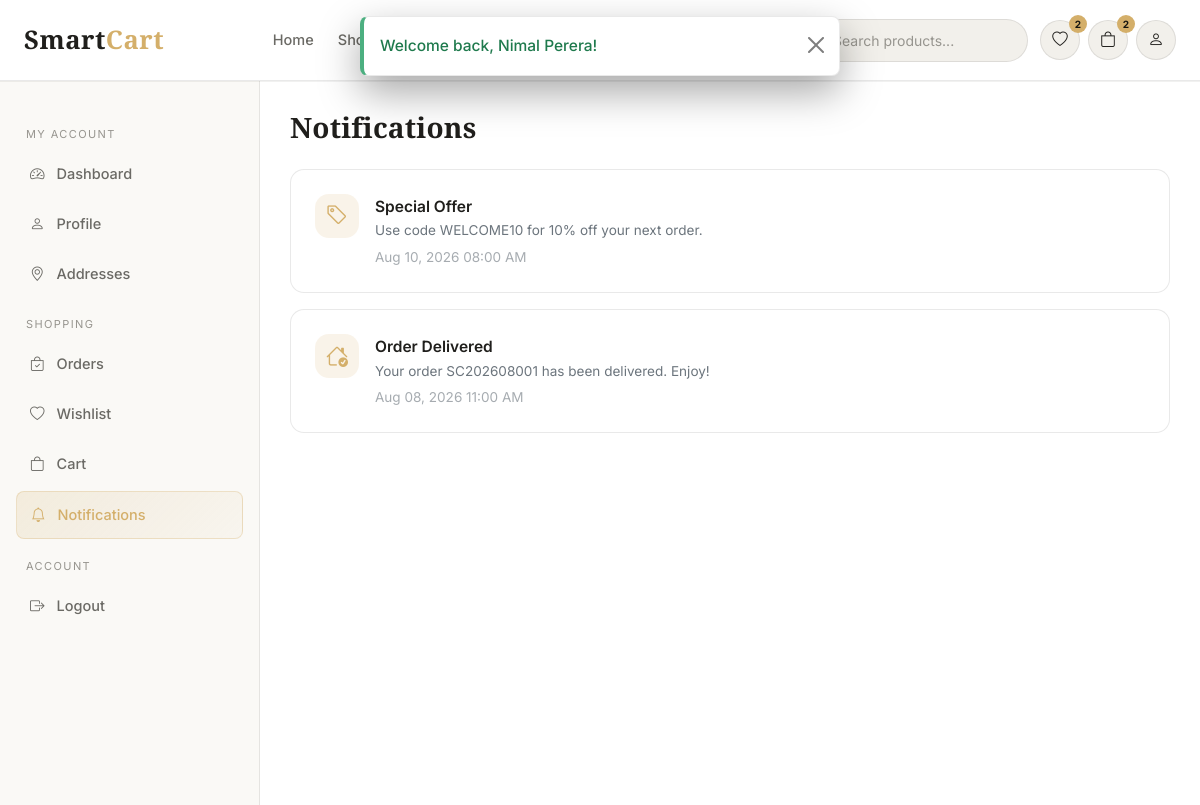
Page /customer/notifications.php (signed in) on the committed database.
### tables this page shows
CREATE TABLE notifications (
    notification_id INT AUTO_INCREMENT PRIMARY KEY,
    user_id INT DEFAULT NULL,
    audience ENUM('customer','admin','staff','all') NOT NULL DEFAULT 'customer',
    title VARCHAR(150) NOT NULL,
    message VARCHAR(255) NOT NULL,
    type VARCHAR(40) NOT NULL DEFAULT 'general',
    link VARCHAR(255) DEFAULT NULL,
    is_read TINYINT(1) NOT NULL DEFAULT 0,
    created_at TIMESTAMP NOT NULL DEFAULT CURRENT_TIMESTAMP,
    FOREIGN KEY (user_id) REFERENCES users(user_id) ON DELETE CASCADE,
    INDEX idx_user_read (user_id, is_read)
);

### includes/functions.php (called while the page is built, shortened)
<?php
function e($value): string
{
    return htmlspecialchars((string)($value ?? ''), ENT_QUOTES, 'UTF-8');
}
function friendly_date($datetime, string $format = 'M d, Y h:i A'): string
{
    return date($format, strtotime($datetime));
}
    ob_start(); ?>

### customer/notifications.php (the view, shortened to what this page needs)
<?php
$user = current_user();
$pdo = db();
$stmt = $pdo->prepare("SELECT * FROM notifications WHERE user_id = ? ORDER BY created_at DESC");
$stmt->execute([$user['user_id']]);
$notifs = $stmt->fetchAll();
$icons = [
    'order_placed' => 'bag-check', 'order_delivered' => 'house-check', 'order_shipped' => 'truck',
    'order_cancelled' => 'x-circle', 'welcome' => 'stars', 'offer' => 'tag', 'default' => 'bell',
];
require __DIR__ . '/../includes/header.php';
require __DIR__ . '/../includes/navbar.php';
?>
<div class="sc-dash-wrap">
  <?php require __DIR__ . '/includes/sidebar.php'; ?>
  <main class="sc-content">
    <h3 class="mb-4">Notifications</h3>
    <?php if (empty($notifs)): ?>
      <div class="sc-card text-center py-5 text-secondary">No notifications yet.</div>
    <?php else: ?>
      <?php foreach ($notifs as $n): $icon = $icons[$n['type']] ?? $icons['default']; ?>
        <a href="<?= $n['link'] ? e($n['link']) : '#' ?>" class="sc-card d-flex gap-3 mb-3 text-decoration-none" style="color:var(--sc-white)">
          <div class="sc-stat-icon" style="width:44px;height:44px;background:rgba(212,175,106,.15);color:var(--sc-gold)"><i class="bi bi-<?= $icon ?>"></i></div>
          <div>
            <div class="fw-semibold"><?= e($n['title']) ?></div>
            <div class="text-secondary small"><?= e($n['message']) ?></div>
            <div class="text-secondary small mt-1" style="opacity:.6"><?= friendly_date($n['created_at']) ?></div>
          </div>
        </a>
      <?php endforeach; ?>
    <?php endif; ?>
  </main>
</div>
<?php require __DIR__ . '/../includes/dash-footer.php'; ?>

### assets/css/style.css (style rules this page uses)
:root { --sc-black: #0b0b0d; --sc-charcoal: #121214; --sc-charcoal-2: #17171a; --sc-charcoal-3: #1e1e22; --sc-border: rgba(255, 255, 255, 0.08); --sc-white: #f7f6f3; --sc-gray: #a8a8ad; --sc-gray-dim: #77777d; --sc-gold: #d4af6a; --sc-gold-soft: #e8cd9a; --sc-gold-deep: #b9903f; --sc-success: #4caf80; --sc-danger: #e0665f; --sc-warning: #e0b25f; --sc-info: #6fa8dc; --sc-radius: 14px; --sc-radius-sm: 8px; --sc-shadow: 0 10px 30px rgba(0, 0, 0, 0.35); --sc-transition: all .28s cubic-bezier(.4,0,.2,1); --sc-font-heading: 'Playfair Display', Georgia, serif; --sc-font-body: 'Inter', -apple-system, BlinkMacSystemFont, 'Segoe UI', sans-serif; }
body.sc-theme-light { --sc-black: #ffffff; --sc-charcoal: #faf9f6; --sc-charcoal-2: #ffffff; --sc-charcoal-3: #f2f0eb; --sc-border: rgba(20, 20, 15, 0.09); --sc-white: #201f1c; --sc-gray: #6b6a65; --sc-gray-dim: #97958f; --sc-shadow: 0 10px 30px rgba(20, 20, 15, 0.08); }
* { box-sizing: border-box; }
body { background: var(--sc-black); color: var(--sc-white); font-family: var(--sc-font-body); font-size: 15.5px; line-height: 1.65; -webkit-font-smoothing: antialiased; animation: scPageFadeIn .18s ease both; }
h1, h2, h3, h4, h5, h6, .sc-heading { font-family: var(--sc-font-heading); font-weight: 700; letter-spacing: .2px; color: var(--sc-white); }
a { color: var(--sc-gold); text-decoration: none; transition: var(--sc-transition); }
.sc-card { background: var(--sc-charcoal-2); border: 1px solid var(--sc-border); border-radius: var(--sc-radius); padding: 24px; }
.sc-dash-wrap { display: flex; align-items: flex-start; min-height: calc(100vh - 76px); }
.sc-content { flex: 1; padding: 30px; max-width: 100%; overflow-x: hidden; }
.sc-stat-icon { width: 52px; height: 52px; border-radius: 14px; display: flex; align-items: center; justify-content: center; font-size: 22px; flex-shrink: 0; }

### rows in the picture
notifications: title "Special Offer", message "Use code WELCOME10 for 10% off your next order.", created_at "Aug 10, 2026 08:00 AM"
notifications: title "Order Delivered", message "Your order SC202608001 has been delivered. Enjoy!", created_at "Aug 08, 2026 11:00 AM"

### other values in the picture
$f['message'] "Welcome back, Nimal Perera!"
$wishCnt "2"
$cartCnt "2"
